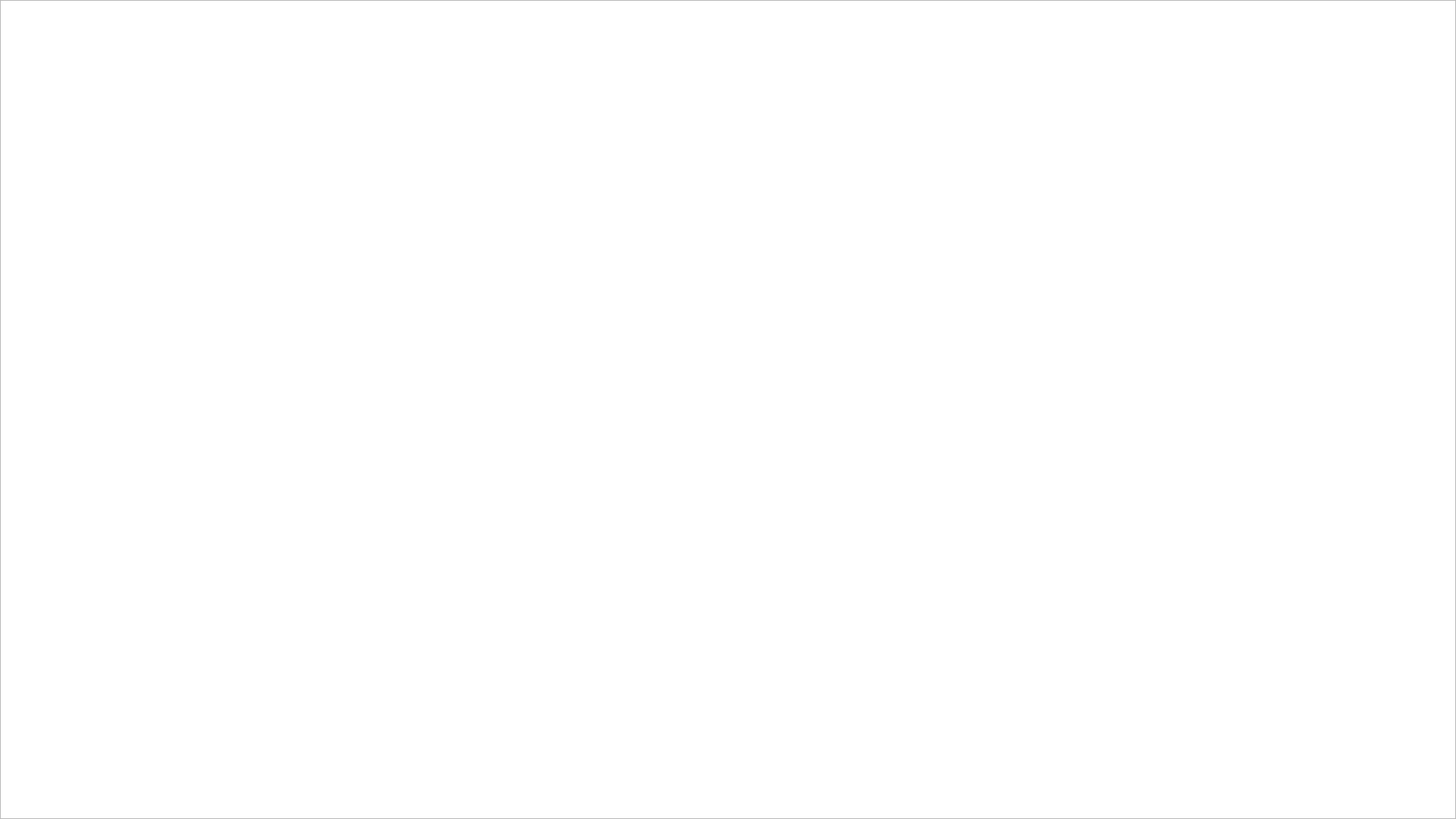
<?xml version="1.0" encoding="UTF-8"?>
<ui version="4.0">
 <class>CPanelMainWindow</class>
 <widget class="QMainWindow" name="CPanelMainWindow">
  <property name="geometry">
   <rect>
    <x>0</x>
    <y>0</y>
    <width>1920</width>
    <height>1080</height>
   </rect>
  </property>
  <property name="minimumSize">
   <size>
    <width>1920</width>
    <height>1080</height>
   </size>
  </property>
  <property name="windowTitle">
   <string>CPanelMainWindow</string>
  </property>
  <property name="windowIcon">
   <iconset theme="camera-video"/>
  </property>
  <property name="styleSheet">
   <string notr="true"/>
  </property>
  <widget class="QWidget" name="centralWidget">
   <property name="autoFillBackground">
    <bool>false</bool>
   </property>
   <widget class="QGraphicsView" name="graphicsView_bg">
    <property name="geometry">
     <rect>
      <x>0</x>
      <y>0</y>
      <width>1920</width>
      <height>1080</height>
     </rect>
    </property>
    <property name="styleSheet">
     <string notr="true"/>
    </property>
    <property name="verticalScrollBarPolicy">
     <enum>Qt::ScrollBarAlwaysOff</enum>
    </property>
    <property name="horizontalScrollBarPolicy">
     <enum>Qt::ScrollBarAlwaysOff</enum>
    </property>
   </widget>
   <widget class="QGraphicsView" name="graphicsView_fg">
    <property name="geometry">
     <rect>
      <x>0</x>
      <y>0</y>
      <width>1920</width>
      <height>1080</height>
     </rect>
    </property>
    <property name="styleSheet">
     <string notr="true"/>
    </property>
    <property name="verticalScrollBarPolicy">
     <enum>Qt::ScrollBarAlwaysOff</enum>
    </property>
    <property name="horizontalScrollBarPolicy">
     <enum>Qt::ScrollBarAlwaysOff</enum>
    </property>
   </widget>
  </widget>
 </widget>
 <layoutdefault spacing="6" margin="11"/>
 <resources/>
 <connections/>
</ui>
